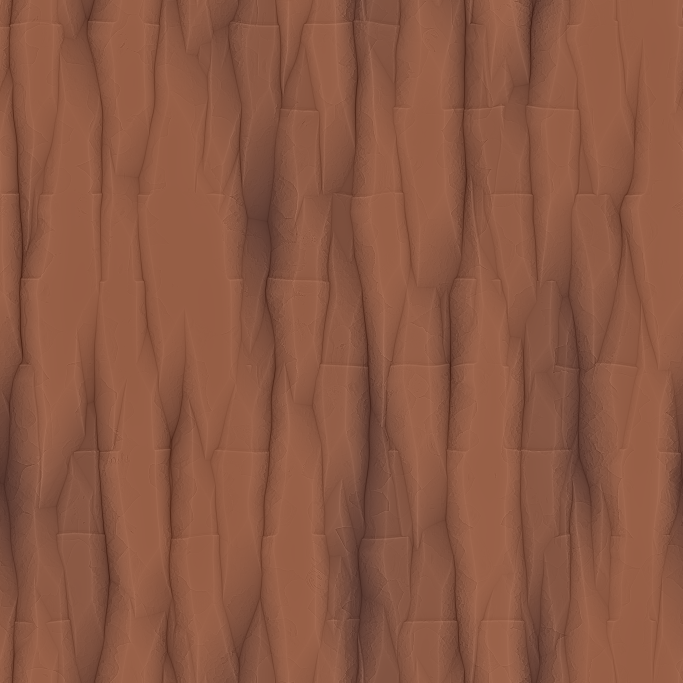
#> input picture godot/assets/nature/glTF/Bark_NormalTree.png, 2048 x 2048 px, given in place of trees_summer.png, which was not available (shown at 1/3 size)
$ python extract_world_nature_assets.py
#> lines starting #> are read from the running program, lines starting #| are printed output that depends on the picture; pictures that were not available may be replaced by others from this repository, and a replacement may not be noted
import os
from PIL import Image

OUT_DIR = "godot/assets/sprites/world"
os.makedirs(OUT_DIR, exist_ok=True)

# 1. Trees:
# In LPC trees_summer.png (512x576), trees are 96x96 or 96x128 or 64x96
im_trees = Image.open("temp_lpc/Terrain/trees_summer.png").convert("RGBA")
#> im_trees is the input picture: PIL image 2048x2048 RGBA; mean R, G, B, A 139.7, 88.4, 67, 255
# Oak tree top-left large (e.g. 0..96, 0..128)
oak_tree = im_trees.crop((0, 0, 96, 128)).resize((96, 128), Image.NEAREST)
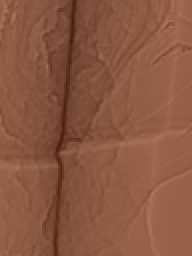
#> oak_tree: PIL image 96x128 RGBA (shown 2 times larger); mean R, G, B, A 139.8, 87.7, 65.8, 255
oak_tree.save(f"{OUT_DIR}/tree_oak.png")

# Birch / lighter tree
birch_tree = im_trees.crop((96, 0, 192, 128)).resize((96, 128), Image.NEAREST)
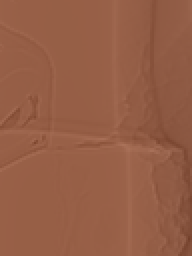
#> birch_tree: PIL image 96x128 RGBA (shown 2 times larger); mean R, G, B, A 149, 93.9, 69.9, 255
birch_tree.save(f"{OUT_DIR}/tree_birch.png")

# Pine / Fir tree
pine_tree = im_trees.crop((192, 0, 288, 128)).resize((96, 128), Image.NEAREST)
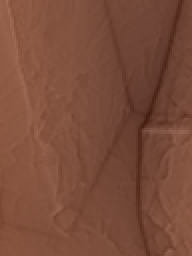
#> pine_tree: PIL image 96x128 RGBA (shown 2 times larger); mean R, G, B, A 122.9, 76.8, 58.7, 255
pine_tree.save(f"{OUT_DIR}/tree_pine.png")

# Small tree / Bush
bush = im_trees.crop((288, 32, 352, 96)).resize((48, 48), Image.NEAREST)
bush.save(f"{OUT_DIR}/bush.png")

# Tree stump
stump = im_trees.crop((0, 480, 48, 528)).resize((48, 48), Image.NEAREST)
stump.save(f"{OUT_DIR}/tree_stump.png")

# 2. Rocks & Ores:
im_rocks = Image.open("temp_lpc/Terrain/Rocks, Grasslands.png").convert("RGBA")
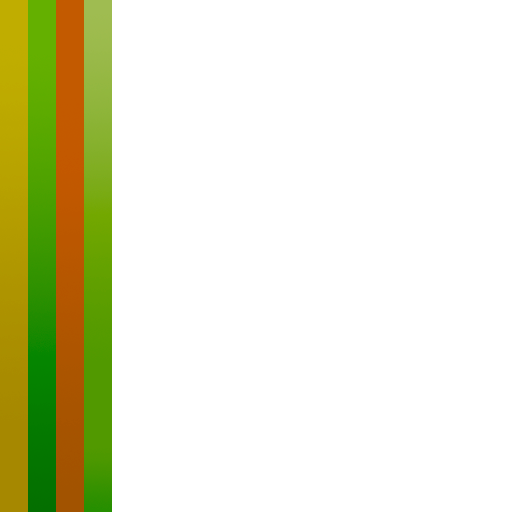
#> input picture godot/assets/nature/glTF/Grass.png, 512 x 512 px, given in place of Rocks, Grasslands.png, which was not available
#> im_rocks is the input picture: PIL image 512x512 RGBA; mean R, G, B, A 227.6, 229.5, 200.4, 255
# Big grey rock boulder
rock_big = im_rocks.crop((0, 0, 64, 64)).resize((48, 48), Image.NEAREST)
rock_big.save(f"{OUT_DIR}/rock_stone.png")

# Small stone
rock_small = im_rocks.crop((64, 0, 96, 32)).resize((32, 32), Image.NEAREST)
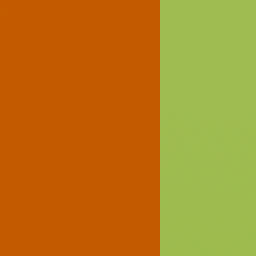
#> rock_small: PIL image 32x32 RGBA (shown 8 times larger); mean R, G, B, A 181.3, 126.6, 30, 255
rock_small.save(f"{OUT_DIR}/rock_small.png")

# Iron ore
im_iron = Image.open("temp_lpc/Objects/Small Items/Ores & Ingots/Ore, Iron.png").convert("RGBA")
iron_rock = rock_big.copy()
iron_bits = im_iron.crop((0, 0, 32, 32)).resize((32, 32), Image.NEAREST)
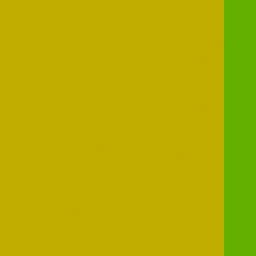
#> iron_bits: PIL image 32x32 RGBA (shown 8 times larger); mean R, G, B, A 180.5, 173.4, 0, 255
# Overlay ore bits onto boulder
iron_rock.paste(iron_bits, (8, 8), iron_bits)
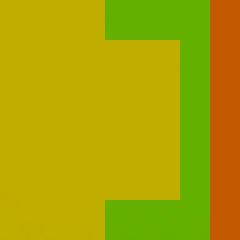
#> iron_rock: PIL image 48x48 RGBA (shown 5 times larger); mean R, G, B, A 171.2, 163.3, 0, 255
iron_rock.save(f"{OUT_DIR}/ore_iron.png")

# Gold ore
#> (the run stopped early here; a loop or call above may not have finished)
